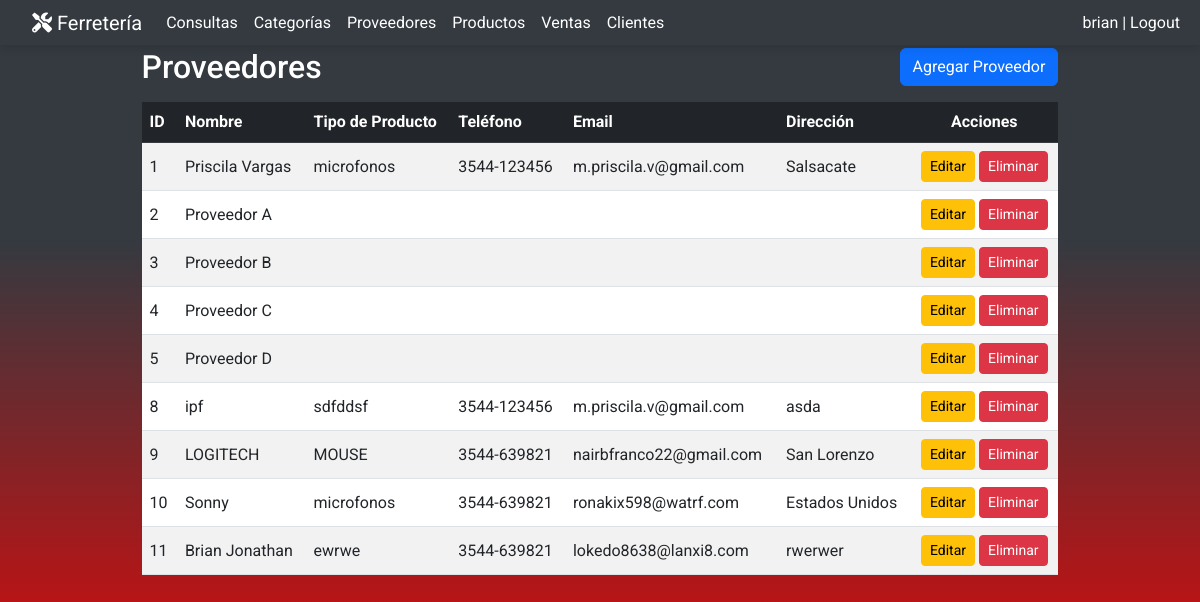
The page /proveedores/ (signed in) on the database as committed earlier.
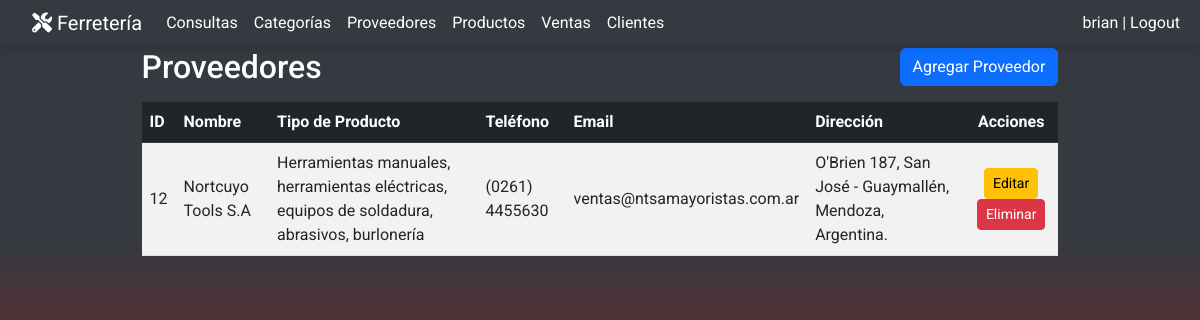
The same page on the database as committed later.
### miAplicacion/models.py (models this page shows, shortened)
class Proveedor(models.Model):
    nombre = models.CharField(max_length=100)
    tipo_producto = models.CharField(max_length=100, default='')
    telefono = models.CharField(max_length=15, default='')
    email = models.EmailField(default='', blank=True)
    direccion = models.CharField(max_length=200, default='', blank=True)

### miAplicacion/views.py (the view)
    def wrapper(request, *args, **kwargs):
        if not request.user.is_staff:  # Verificar si el usuario es administrador
            raise PermissionDenied  # Denegar acceso si no es administrador
        return view_func(request, *args, **kwargs)

### miAplicacion/views.py (called while the page is built)
def admin_required(view_func):
    def wrapper(request, *args, **kwargs):
        if not request.user.is_staff:  # Verificar si el usuario es administrador
            raise PermissionDenied  # Denegar acceso si no es administrador
        return view_func(request, *args, **kwargs)
    return wrapper

@login_required
@admin_required
def proveedor_list(request):
    proveedores = Proveedor.objects.all()
    is_admin = request.user.is_staff  # Verifica si el usuario es administrador
    return render(request, 'proveedores/proveedor_list.html', {'proveedores': proveedores, 'is_admin': is_admin})

### miAplicacion/templates/proveedores/proveedor_list.html (shortened to what this page needs)
{% extends 'base.html' %}
{% block content %}
<div class="container my-5">
    <div class="d-flex justify-content-between align-items-center mb-3">
        <h2 class="mb-0">Proveedores</h2>
        <a href="{% url 'proveedor_create' %}" class="btn btn-primary">Agregar Proveedor</a>
    </div>
    <div class="table-responsive">
        <table class="table table-striped table-hover align-middle">
            <thead class="table-dark">
                <tr>
                    <th>ID</th>
                    <th>Nombre</th>
                    <th>Tipo de Producto</th>
                    <th>Teléfono</th>
                    <th>Email</th>
                    <th>Dirección</th>
                    <th class="text-center">Acciones</th>
                </tr>
            </thead>
            <tbody>
                {% for proveedor in proveedores %}
                <tr onclick="window.location='{% url 'proveedor_productos' proveedor.id %}'">
                    <td>{{ proveedor.id }}</td>
                    <td>{{ proveedor.nombre }}</td>
                    <td>{{ proveedor.tipo_producto }}</td>
                    <td>{{ proveedor.telefono }}</td>
                    <td>{{ proveedor.email }}</td>
                    <td>{{ proveedor.direccion }}</td>
                    <td class="text-center">
                        <a href="{% url 'proveedor_update' proveedor.id %}" class="btn btn-warning btn-sm">Editar</a>
                        <a href="{% url 'proveedor_delete' proveedor.id %}" class="btn btn-danger btn-sm">Eliminar</a>
                    </td>
                </tr>
                {% endfor %}
            </tbody>
        </table>
    </div>
</div>
{% endblock %}

Rows that differ between the two databases and show on the page:
removed Proveedor: id "1", nombre "Priscila Vargas", tipo_producto "microfonos", telefono "3544-123456", email "m.priscila.v@gmail.com", direccion "Salsacate"
removed Proveedor: id "2", nombre "Proveedor A"
removed Proveedor: id "3", nombre "Proveedor B"
removed Proveedor: id "4", nombre "Proveedor C"
removed Proveedor: id "5", nombre "Proveedor D"
removed Proveedor: id "8", nombre "ipf", tipo_producto "sdfddsf", telefono "3544-123456", email "m.priscila.v@gmail.com", direccion "asda"
removed Proveedor: id "9", nombre "LOGITECH", tipo_producto "MOUSE", telefono "3544-639821", email "nairbfranco22@gmail.com", direccion "San Lorenzo"
removed Proveedor: id "10", nombre "Sonny", tipo_producto "microfonos", telefono "3544-639821", email "ronakix598@watrf.com", direccion "Estados Unidos"
removed Proveedor: id "11", nombre "Brian Jonathan", tipo_producto "ewrwe", telefono "3544-639821", email "lokedo8638@lanxi8.com", direccion "rwerwer"
added Proveedor: id "12", nombre "Nortcuyo Tools S.A", tipo_producto "Herramientas manuales, herramientas eléctricas, equipos de soldadura, abrasivos, burlonería", telefono "(0261) 4455630", email "ventas@ntsamayoristas.com.ar", direccion "O'Brien 187, San José - Guaymallén, Mendoza, Argentina.​"
